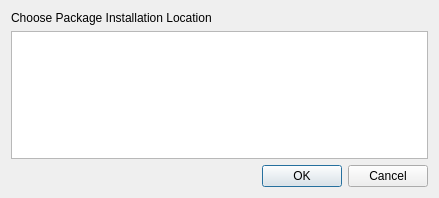
<ui version="4.0" >
 <class>packageLocationDialog</class>
 <widget class="QDialog" name="packageLocationDialog" >
  <property name="windowModality" >
   <enum>Qt::WindowModal</enum>
  </property>
  <property name="geometry" >
   <rect>
    <x>0</x>
    <y>0</y>
    <width>439</width>
    <height>198</height>
   </rect>
  </property>
  <property name="windowTitle" >
   <string>Dialog</string>
  </property>
  <layout class="QVBoxLayout" name="verticalLayout" >
   <item>
    <widget class="QLabel" name="label" >
     <property name="text" >
      <string>Choose Package Installation Location</string>
     </property>
    </widget>
   </item>
   <item>
    <widget class="QListWidget" name="packageLocationListWidget" />
   </item>
   <item>
    <widget class="QDialogButtonBox" name="buttonBox" >
     <property name="orientation" >
      <enum>Qt::Horizontal</enum>
     </property>
     <property name="standardButtons" >
      <set>QDialogButtonBox::Cancel|QDialogButtonBox::Ok</set>
     </property>
    </widget>
   </item>
  </layout>
 </widget>
 <resources/>
 <connections>
  <connection>
   <sender>buttonBox</sender>
   <signal>accepted()</signal>
   <receiver>packageLocationDialog</receiver>
   <slot>accept()</slot>
   <hints>
    <hint type="sourcelabel" >
     <x>248</x>
     <y>254</y>
    </hint>
    <hint type="destinationlabel" >
     <x>157</x>
     <y>274</y>
    </hint>
   </hints>
  </connection>
  <connection>
   <sender>buttonBox</sender>
   <signal>rejected()</signal>
   <receiver>packageLocationDialog</receiver>
   <slot>reject()</slot>
   <hints>
    <hint type="sourcelabel" >
     <x>316</x>
     <y>260</y>
    </hint>
    <hint type="destinationlabel" >
     <x>286</x>
     <y>274</y>
    </hint>
   </hints>
  </connection>
 </connections>
</ui>
